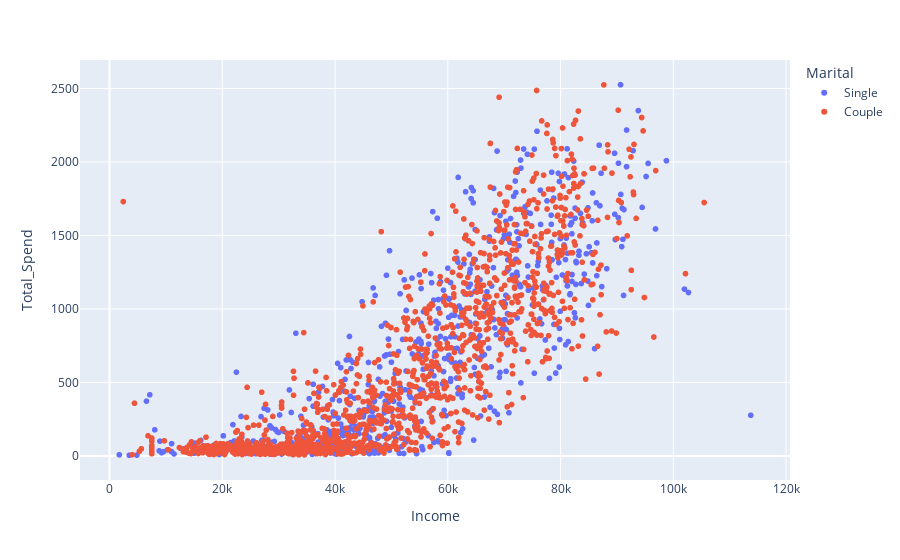

Notebook source saved alongside this figure:
### Code cell
#df = px.data.df()
fig = px.scatter(df_quantile, x="Income", y="Total_Spend", color="Marital")
#, size='petal_length', hover_data=['petal_width']
fig.show()

### Figure 1 — Plotly figure (JSON) as saved in the notebook; plotly's stock layout.template omitted (floating-point values rounded to 4 significant figures; data arrays with more than 128 entries replaced by an {"elided": "..."} marker saying what was removed)
{"data": [{"hovertemplate": "Marital=Single<br>Income=%{x}<br>Total_Spend=%{y}<extra></extra>", "legendgroup": "Single", "marker": {"color": "#636efa", "symbol": "circle"}, "mode": "markers", "name": "Single", "showlegend": true, "type": "scattergl", "x": {"elided": "785 int values"}, "xaxis": "x", "y": {"elided": "785 int values"}, "yaxis": "y"}, {"hovertemplate": "Marital=Couple<br>Income=%{x}<br>Total_Spend=%{y}<extra></extra>", "legendgroup": "Couple", "marker": {"color": "#EF553B", "symbol": "circle"}, "mode": "markers", "name": "Couple", "showlegend": true, "type": "scattergl", "x": {"elided": "1423 int values"}, "xaxis": "x", "y": {"elided": "1423 int values"}, "yaxis": "y"}], "layout": {"legend": {"title": {"text": "Marital"}, "tracegroupgap": 0}, "margin": {"t": 60}, "xaxis": {"anchor": "y", "domain": [0, 1], "title": {"text": "Income"}}, "yaxis": {"anchor": "x", "domain": [0, 1], "title": {"text": "Total_Spend"}}}}
